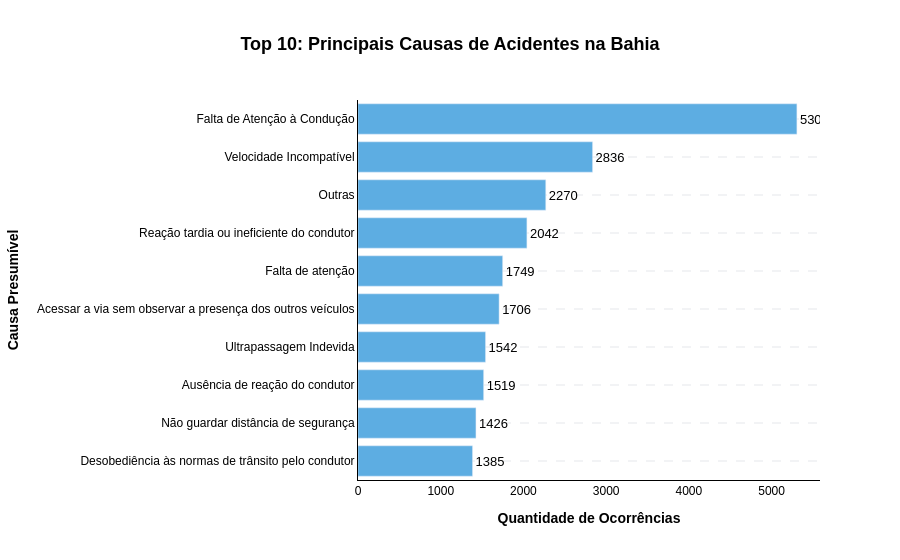

This figure's notebook cell:
### Code cell
# =========================================================
# GRÁFICO 3: Principais Causas (Barras Horizontais Azuis)
# =========================================================
query_causa = """
    SELECT c.causa_base, COUNT(f.sk_sinistro) as qtd_acidentes
    FROM ft_sinistros f
    JOIN dm_causa c ON f.sk_causa = c.sk_causa
    GROUP BY c.causa_base
    ORDER BY qtd_acidentes DESC
    LIMIT 10;
"""
df_causa = pd.read_sql(query_causa, engine)

fig3 = px.bar(df_causa, x='qtd_acidentes', y='causa_base', orientation='h',
              title='<b>Top 10: Principais Causas de Acidentes na Bahia</b>',
              text='qtd_acidentes',
              color_discrete_sequence=['#5DADE2']) # Azul médio

fig3.update_traces(textposition="outside")
fig3 = aplicar_estilo_tcc(fig3, "Quantidade de Ocorrências", "Causa Presumível")
fig3.update_layout(yaxis={'categoryorder':'total ascending'})
fig3.show()

### Figure 1 — Plotly figure (JSON) as saved in the notebook; plotly's stock layout.template omitted (floating-point values rounded to 4 significant figures)
{"data": [{"alignmentgroup": "True", "hovertemplate": "qtd_acidentes=%{text}<br>causa_base=%{y}<extra></extra>", "legendgroup": "", "marker": {"color": "#5DADE2", "pattern": {"shape": ""}}, "name": "", "offsetgroup": "", "orientation": "h", "showlegend": false, "text": [5306, 2836, 2270, 2042, 1749, 1706, 1542, 1519, 1426, 1385], "textfont": {"color": "black", "family": "Arial", "size": 13}, "textposition": "outside", "type": "bar", "x": [5306, 2836, 2270, 2042, 1749, 1706, 1542, 1519, 1426, 1385], "xaxis": "x", "y": ["Falta de Atenção à Condução", "Velocidade Incompatível", "Outras", "Reação tardia ou ineficiente do condutor", "Falta de atenção", "Acessar a via sem observar a presença dos outros veículos", "Ultrapassagem Indevida", "Ausência de reação do condutor", "Não guardar distância de segurança", "Desobediência às normas de trânsito pelo condutor"], "yaxis": "y"}], "layout": {"barmode": "relative", "font": {"color": "black", "family": "Arial"}, "legend": {"tracegroupgap": 0}, "paper_bgcolor": "white", "plot_bgcolor": "white", "title": {"font": {"color": "black", "family": "Arial", "size": 18}, "text": "<b>Top 10: Principais Causas de Acidentes na Bahia</b>", "x": 0.5}, "xaxis": {"anchor": "y", "domain": [0, 1], "linecolor": "black", "linewidth": 1, "showgrid": false, "showline": true, "title": {"text": "<b>Quantidade de Ocorrências</b>"}}, "yaxis": {"anchor": "x", "categoryorder": "total ascending", "domain": [0, 1], "gridcolor": "#E5E7EB", "griddash": "dash", "gridwidth": 1, "linecolor": "black", "linewidth": 1, "showgrid": true, "showline": true, "title": {"text": "<b>Causa Presumível</b>"}}}}
